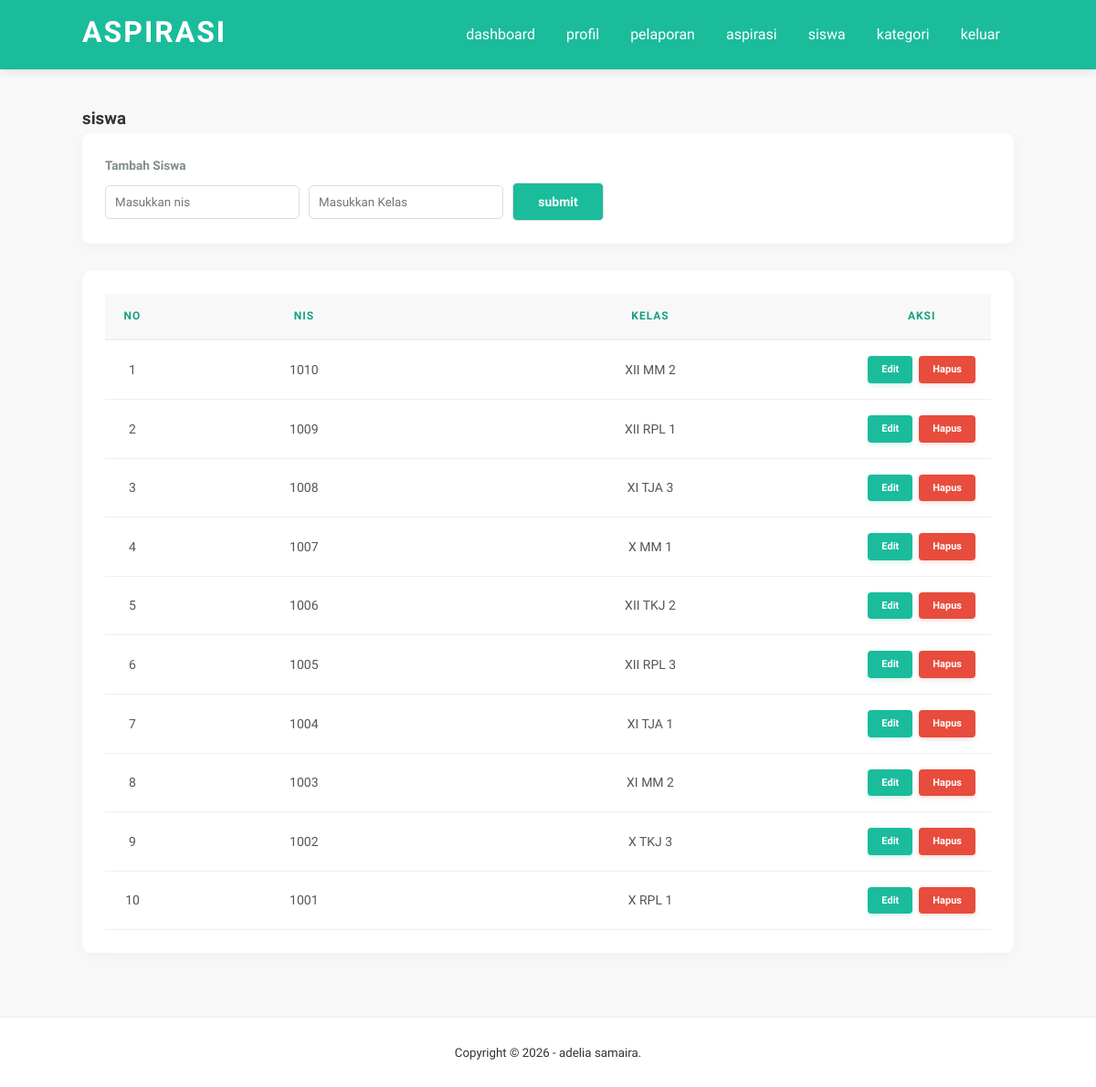
Screenshot of /websiswa/siswa.php (signed in) with the database file from the repository.
### tables this page shows
CREATE TABLE `siswa` (
  `nis` int(10) NOT NULL,
  `kelas` varchar(10) NOT NULL
);

### websiswa/siswa.php (the view, shortened to what this page needs)
<?php
    include 'db.php';
?>
<!DOCTYPE html>
<html>
<head>
    <link rel="stylesheet" type="text/css" href="css/style.css">
</head>
<body>
    <header>
        <div class="container">
            <h1><a href="dashboard.php">aspirasi</a></h1>
            <ul>
                <li><a href="dashboard.php">dashboard</a></li>
                <li><a href="profil.php">profil</a></li>
                <li><a href="pelaporan.php">pelaporan</a></li>
                <li><a href="aspirasi.php">aspirasi</a></li>
                <li><a href="siswa.php">siswa</a></li>
                <li><a href="kategori.php">kategori</a></li>
                <li><a href="keluar.php">keluar</a></li>
            </ul>
        </div>
    </header>
    <div class="section">
        <div class="container">
            <h3>siswa</h3>
            <div class="box">
                <form action="" method="POST" class="filter-form">
                    <div class="filter-inputs-wrapper">
                        <div class="filter-group">
                            <label>Tambah Siswa</label>
                            <div class="filter-inputs">
                                <input type="number" name="nis" placeholder="Masukkan nis" required>
                                <input type="text" name="kelas" placeholder="Masukkan Kelas" required>
                                <input type="submit" name="submit" value="submit" class="btn-filter">
                            </div>
                        </div>
                    </div>
                </form>
            </div>
            <div class="box">
                <table border="0" cellspacing="0" class="table" >
                    <thead>
                        <tr>
                            <th width="60px">No</th>
                            <th>nis</th>
                            <th>kelas</th>
                            <th width="150px">aksi</th>
                        </tr>
                    </thead>
                    <tbody>
                        <?php
                            $no = 1;
                            $siswa = mysqli_query($conn, "SELECT * FROM siswa ORDER BY nis DESC");
                            if(mysqli_num_rows($siswa) > 0){
                            while($row = mysqli_fetch_array($siswa)){
                        ?>
                        <tr>
                            <td><?php echo $no++ ?></td>
                            <td><?php echo $row['nis'] ?></td>
                            <td><?php echo $row['kelas'] ?></td>
                            <td>
                                <div class="btn-container">
                                <a href="edit-siswa.php?id=<?php echo $row['nis'] ?>" class="edit">edit</a><a href="proses-hapus.php?siswa=<?php echo $row['nis'] ?>" class="hapus" onclick="return confirm ('are you sure ?')">hapus</a>
                                </div>
                            </td>
                        </tr>
                        <?php }}else{ ?>
                            <tr>
                                <td colspan="6" >tidak ada data</td>
                            </tr>
                        <?php } ?>
                    </tbody>
                </table>
            </div>
        </div>
    </div>
    <footer>
        <div class="container">
            <small>Copyright &copy; 2026 - adelia samaira.</small>
        </div>
    </footer>
</body>
</html>

### websiswa/css/style.css (style rules this page uses)
:root { --primary-color: #1ABC9C; --secondary-color: #16a085; --bg-light: #f8f8f8; --text-dark: #333; --radius: 10px; --danger: #e74c3c; --warning: #f1c40f; }
* { padding: 0; margin: 0; font-family: 'Quicksand', sans-serif; box-sizing: border-box; }
body { background-color: var(--bg-light); color: var(--text-dark); line-height: 1.6; min-height: 100vh; display: flex; flex-direction: column; }
a { color: inherit; text-decoration: none; transition: 0.3s; }
.btn-container { display: flex; gap: 3px; }
.table td a.edit, .table td a.hapus, .table td a.kelola { display: inline-block; padding: 6px 15px; border-radius: 4px; font-size: 11px; font-weight: 600; text-decoration: none; text-transform: capitalize; color: #fff !important; transition: all 0.3s ease; border: none; cursor: pointer; margin: 2px; }
.table td a.edit, .table td a.kelola { background-color: var(--primary-color); box-shadow: 0 2px 5px rgba(26, 188, 156, 0.2); }
.table td a.hapus { background-color: var(--danger); box-shadow: 0 2px 5px rgba(231, 76, 60, 0.2); }
.container { width: 85%; margin: 0 auto; }
.container:after { content: ''; display: block; clear: both; }
.section { padding: 40px 0; flex: 1; }
header { background-color: var(--primary-color); color: #fff; padding: 10px 0; box-shadow: 0 2px 10px rgba(0,0,0,0.1); }
header h1 { float: left; text-transform: uppercase; letter-spacing: 2px; }
header ul { float: right; list-style: none; }
header ul li { display: inline-block; }
header ul li a { padding: 15px; display: inline-block; font-weight: 500; }
.box { background-color: #fff; border-radius: var(--radius); padding: 25px; margin-bottom: 30px; box-shadow: 0 4px 15px rgba(0,0,0,0.03); }
.filter-form { display: flex; justify-content: flex-end; align-items: flex-end; flex-wrap: wrap; gap: 20px; }
.filter-inputs-wrapper { flex: 1; display: flex; justify-content: flex-start; gap: 20px; }
.filter-inputs { display: flex; gap: 10px; align-items: center; }
.filter-group { display: flex; flex-direction: column; gap: 8px; }
.filter-group label { font-weight: 600; font-size: 0.85rem; color: #7f8c8d; }
.filter-group input { padding: 10px; border: 1px solid #ddd; border-radius: 5px; outline: none; }
.btn-filter, .btn-reset { display: inline-flex; align-items: center; justify-content: center; width: 100px; height: 42px; padding: 0; text-align: center; border-radius: 5px; font-weight: 600; font-size: 14px; cursor: pointer; border: none; transition: 0.3s; }
.btn-filter { background-color: var(--primary-color); color: white; }
.table { width: 100%; border-collapse: collapse; }
.table thead th { background-color: var(--bg-light); color: var(--secondary-color); text-transform: uppercase; font-size: 12px; letter-spacing: 1px; padding: 15px; text-align: center; border-bottom: 2px solid #eee; }
.table tbody td { padding: 15px; border-bottom: 1px solid #eee; text-align: center; font-size: 14px; color: #555; vertical-align: middle; }
footer { padding: 25px 0; text-align: center; background-color: #fff; border-top: 1px solid #eee; }

### rows the page displays
siswa: nis "1010", kelas "XII MM 2"
siswa: nis "1009", kelas "XII RPL 1"
siswa: nis "1008", kelas "XI TJA 3"
siswa: nis "1007", kelas "X MM 1"
siswa: nis "1006", kelas "XII TKJ 2"
siswa: nis "1005", kelas "XII RPL 3"
siswa: nis "1004", kelas "XI TJA 1"
siswa: nis "1003", kelas "XI MM 2"
siswa: nis "1002", kelas "X TKJ 3"
siswa: nis "1001", kelas "X RPL 1"
